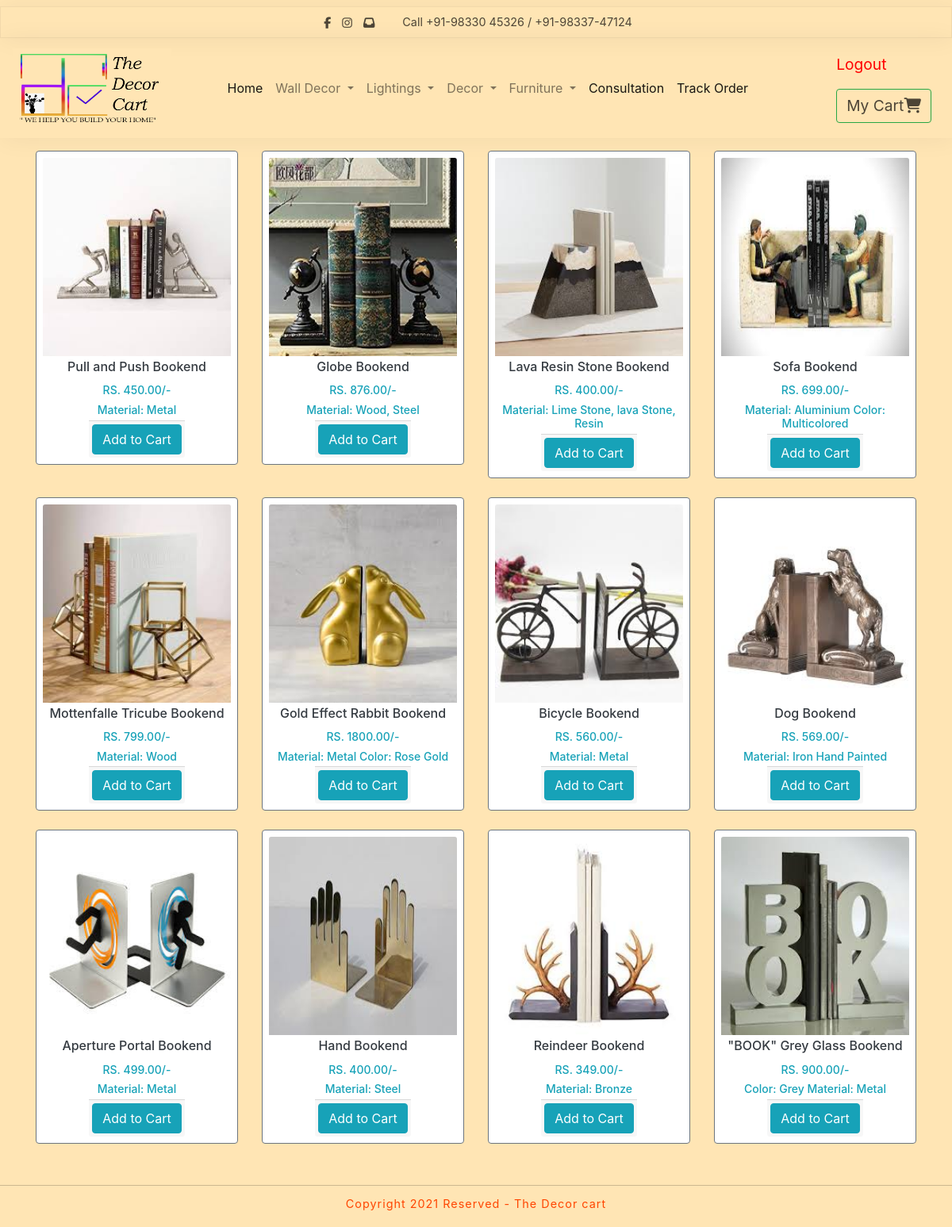
Screenshot of /bookend.php with the database file from the repository.
### tables this page shows
CREATE TABLE `product_bookends` (
  `id` int(11) NOT NULL,
  `product_name` varchar(255) NOT NULL,
  `product_price` varchar(255) NOT NULL,
  `product_image` varchar(255) NOT NULL,
  `product_description` varchar(500) NOT NULL
);

### bookend.php (the view, shortened to what this page needs)
<!DOCTYPE html>
<html lang="en">
<head>
    <link rel="stylesheet" href="style.css">
    <link rel="stylesheet" href="https://maxcdn.bootstrapcdn.com/bootstrap/4.3.1/css/bootstrap.min.css">
</head>
<body class="main my-2">
    <nav class="m-auto text-center nav-dark ">
            <div class="social-call">
                <div class="social">
                    <a href="https://www.facebook.com/Thedecorcart-102415515156793">
                        <i class="fab fa-facebook-f">
                        </i>
                    </a>
                    <a href="https://www.instagram.com/the.decor_cart">
                        <i class="fab fa-instagram">
                        </i>
                    </a>
                    <a href="#">
			<i class="fas fa-inbox" title="thedecor.cart@gmail.com">
                        </i>
                    </a>
                </div>
                <div class="phone">
                    <span>
                        Call +91-98330 45326 / +91-98337-47124
                    </span>
                </div>
            </div>
</nav>
            <nav class="navbar navbar-expand-sm  navbar-light">
    <a class="navbar-brand" href="#"><img src="miscellaneous/Untitled-3.png" width="200px" height="100px"></a>
    <ul class="navbar-nav m-auto">
        <li class="nav-item">
            <a class="nav-link active" href="index.php">Home</a>
        </li>
        <li class="nav-item dropdown">
            <a class="nav-link dropdown-toggle" href="#" id="navbardrop" data-toggle="dropdown">
                 Wall Decor
             </a>
        </li>
        <li class="nav-item dropdown">
            <a class="nav-link dropdown-toggle" href="#" id="navbardrop" data-toggle="dropdown">
                Lightings
            </a>
        </li>
        <li class="nav-item dropdown">
            <a class="nav-link dropdown-toggle" href="#" id="navbardrop" data-toggle="dropdown">
                Decor
            </a>
        </li>
        <li class="nav-item dropdown">
            <a class="nav-link dropdown-toggle" href="#" id="navbardrop" data-toggle="dropdown">
                Furniture
            </a>
        </li>
        <li class="nav-item">
            <a class="nav-link active" href="consultation confirmation.php">Consultation</a>
        </li>
        <li class="nav-item">
            <a class="nav-link active" href="index-2.php">Track Order</a>
        </li>
    </ul>
    <ul class="navbar-nav ml-auto">
    <div class="right-menu">
<p><a href="login.php" style="color: red;">Logout</a></p>
        <li class="nav-item">
            <a class="btn btn-outline-success" href="cart.php">My Cart<i class="fas fa-shopping-cart"></i></a>
        </li>
    </ul>
</nav>
        <div class="container">
            <div class="row mt-2 pb-3">
                <?php
                    include 'config.php';
                    $stmt = $conn->prepare("SELECT * FROM product_bookends");
                    $stmt->execute();
                    $result = $stmt->get_result();
                     while($row = $result->fetch_assoc()):
                ?>
                <div class="col-sm-6 col-md-4 col-lg-3 mb-2 display-flex">
                <form action="action.php" class="submit" method="POST">
                    <div class="card-deck">
                        <div class="card p-2 border-secondary mb-2 mt-2" >
                            <img src="<?= $row['product_image']?>" class="card-img-top" height="250">
                            <div class="card-body p-1 m-auto">
                                <h4 class="card-title text-center text-dark"><?= $row['product_name']?></h4>
                                <h5 class="card-text text-center text-info"><?= $row['product_price']?>/-</h5>
                                <h5 class="card-text text-center text-info"><?= $row['product_description']?></h5>
                                </div>
                                <div class="card-footer m-auto p-1">
                                    <button type="submit" name="addtocart" class=" btn btn-info">Add to Cart</button>
                                </div>
                        </div>
                    </div>
                </form>
                </div>
                <?php endwhile; ?>
            </div>
        </div>
    <footer class="text-center">
            <span class="copyright ">
                Copyright 2021 Reserved - The Decor cart
            </span>
        </footer>
</body>
</html>

### style.css (style rules this page uses)
.main { color: #000; background: #ffe5b4; }
.navbar-nav { color: #000; }
body { margin: 0px; padding: 0px; font-family: poppins; background: #ffe5b4; }
* { box-sizing: border-box; }
ul { list-style: none; }
a { text-decoration: none; }
nav { width: 100%; box-shadow: 2px 2px 30px rgba(0,0,0,0.05); z-index: 100; }
.social-call { height: 40px; border: 1px solid rgba(0,0,0,0.05); display: flex; justify-content: center; align-items: center; }
.social a { margin: 0px 5px; color: rgba(0,0,0,0.7); font-size: 0.9rem; }
.phone { color: rgba(0,0,0,0.7); margin-left: 30px; font-size: 0.9rem; }
.right-menu a { margin: 0px 10px; font-size: 1.2rem; color: rgba(0,0,0,0.7); }
.fa-shopping-cart { position: relative }
footer { display: flex; justify-content: center; align-items: center; padding: 10px; border-top: 1px solid rgba(0,0,0,0.2) ; flex-wrap: wrap; margin-top: 20px; width: 100%; }
.copyright { font-size: 0.9rem; color: orangered; letter-spacing: 1px; }
.active, .menu:hover { align-items: center; border-radius: 3px; }
button { color: orangered; font-size: 18px; font-weight: 600; text-decoration: none; padding: 10px 15px; border-radius: 4px; display: inline-block; }
.card-title { font-size: 16px; }
.card-text { font-size: 14px; }

### rows the page displays
product_bookends: product_image (picture), product_name "Pull and Push Bookend", product_price "RS. 450.00", product_description "Material: Metal"
product_bookends: product_image (picture), product_name "Globe Bookend", product_price "RS. 876.00", product_description "Material: Wood, Steel"
product_bookends: product_image (picture), product_name "Lava Resin Stone Bookend", product_price "RS. 400.00", product_description "Material: Lime Stone, lava Stone, Resin"
product_bookends: product_image (picture), product_name "Sofa Bookend", product_price "RS. 699.00", product_description "Material: Aluminium Color: Multicolored"
product_bookends: product_image (picture), product_name "Mottenfalle Tricube Bookend", product_price "RS. 799.00", product_description "Material: Wood"
product_bookends: product_image (picture), product_name "Gold Effect Rabbit Bookend", product_price "RS. 1800.00", product_description "Material: Metal Color: Rose Gold"
product_bookends: product_image (picture), product_name "Bicycle Bookend", product_price "RS. 560.00", product_description "Material: Metal"
product_bookends: product_image (picture), product_name "Dog Bookend", product_price "RS. 569.00", product_description "Material: Iron Hand Painted"
product_bookends: product_image (picture), product_name "Aperture Portal Bookend", product_price "RS. 499.00", product_description "Material: Metal"
product_bookends: product_image (picture), product_name "Hand Bookend", product_price "RS. 400.00", product_description "Material: Steel"
product_bookends: product_image (picture), product_name "Reindeer Bookend", product_price "RS. 349.00", product_description "Material: Bronze"
product_bookends: product_image (picture), product_name "\"BOOK\" Grey Glass Bookend", product_price "RS. 900.00", product_description "Color: Grey Material: Metal"
